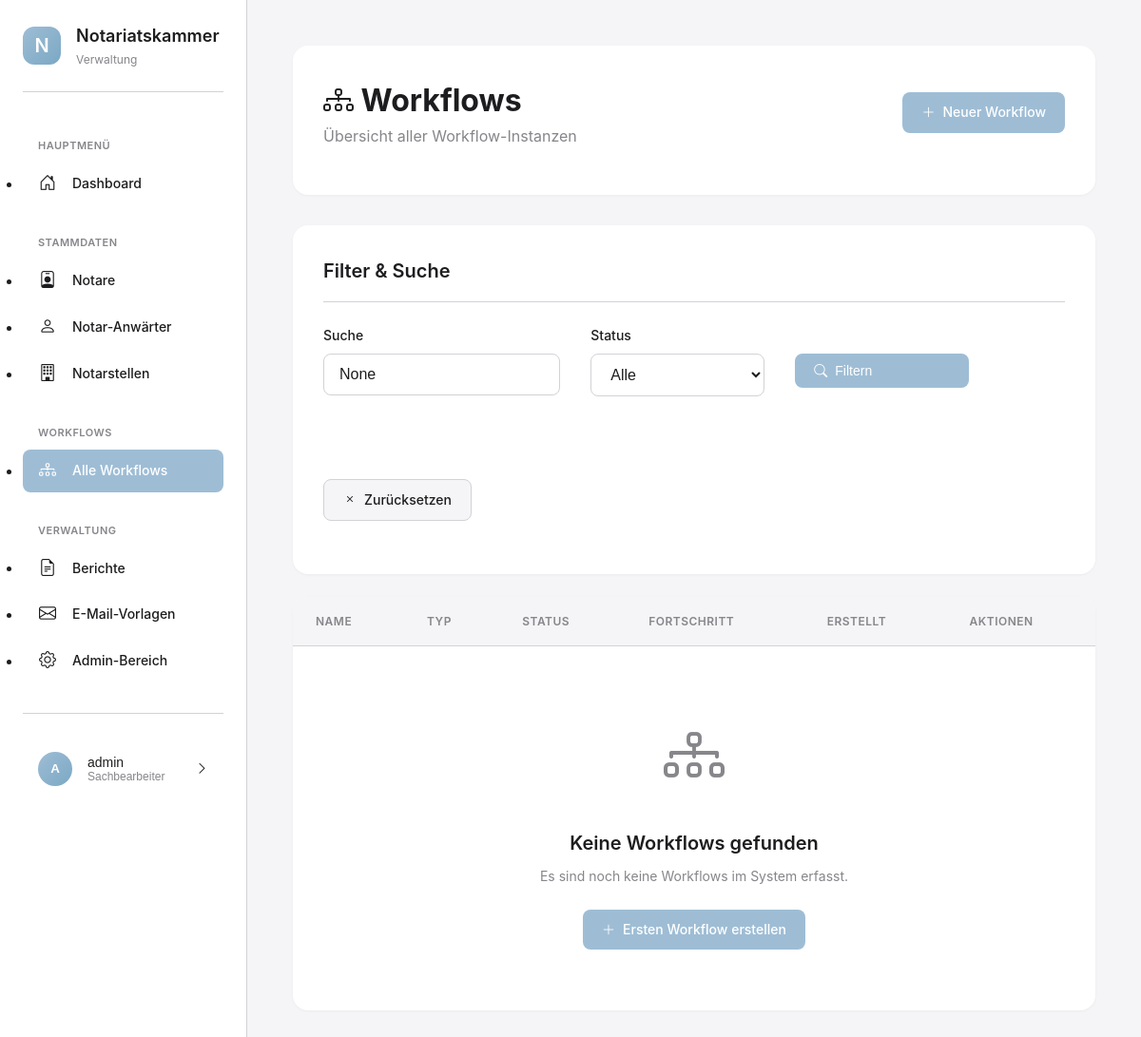
Page /workflows/ (signed in) on the earlier database version.
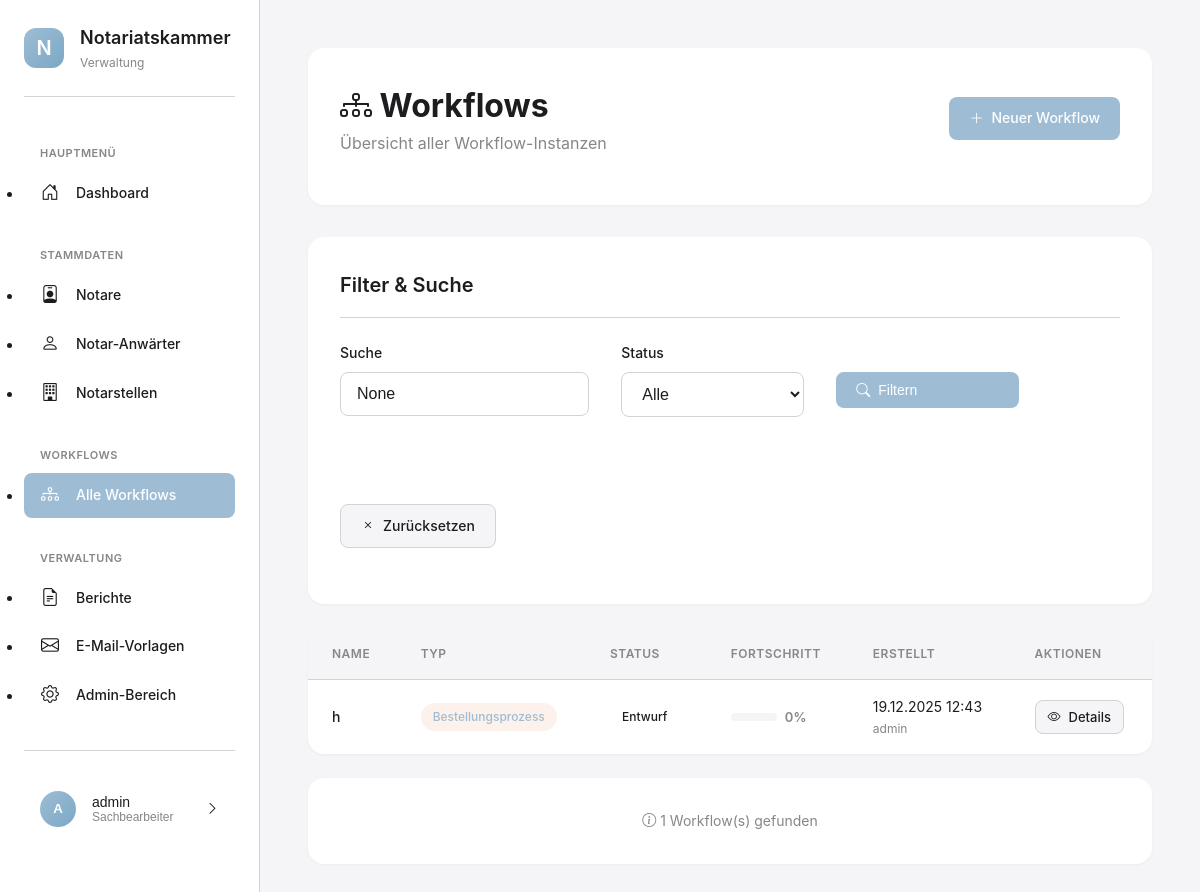
Same page on the later database version.
### apps/workflows/models.py (models this page shows, shortened)
class WorkflowInstanz(ZeitstempelModel):
    STATUS_CHOICES = [
        ('entwurf', 'Entwurf'),
        ('aktiv', 'Aktiv'),
        ('archiviert', 'Archiviert'),
    ]
    workflow_typ = models.ForeignKey(
        WorkflowTyp,
        on_delete=models.PROTECT,
        related_name='instanzen',
        verbose_name='Workflow-Typ'
    )
    name = models.CharField(
        max_length=200,
        verbose_name='Name',
        help_text='Beschreibender Name für diese Workflow-Instanz'
    )
    status = models.CharField(
        max_length=20,
        choices=STATUS_CHOICES,
        default='entwurf',
        verbose_name='Status'
    )
    erstellt_von = models.ForeignKey(
        settings.AUTH_USER_MODEL,
        on_delete=models.PROTECT,
        related_name='erstellte_workflows',
        verbose_name='Erstellt von'
    )
    archiviert_am = models.DateTimeField(
        null=True,
        blank=True,
        verbose_name='Archiviert am'
    )
    betroffene_person = models.ForeignKey(
        NotarAnwaerter,
        on_delete=models.PROTECT,
        null=True,
        blank=True,
        related_name='workflows',
        verbose_name='Betroffene Person',
        help_text='Notar-Anwärter, der betroffen ist (z.B. bei Bestellungsprozess)'
    )
    notizen = models.TextField(
        blank=True,
        verbose_name='Notizen'
    )
    class Meta:
        verbose_name = 'Workflow-Instanz'
        verbose_name_plural = 'Workflow-Instanzen'
        ordering = ['-erstellt_am']
    def fortschritt_prozent(self):
        alle_schritte = self.schritt_instanzen.count()
        if alle_schritte == 0:
            return 0
        abgeschlossene_schritte = self.schritt_instanzen.filter(
            status='completed'
        ).count()
        return int((abgeschlossene_schritte / alle_schritte) * 100)

class WorkflowTyp(ZeitstempelModel):
    name = models.CharField(
        max_length=200,
        unique=True,
        verbose_name='Name',
        help_text='Name des Workflow-Typs'
    )
    beschreibung = models.TextField(
        blank=True,
        verbose_name='Beschreibung',
        help_text='Detaillierte Beschreibung des Workflows'
    )
    ist_aktiv = models.BooleanField(
        default=True,
        verbose_name='Ist aktiv',
        help_text='Kann dieser Workflow-Typ für neue Instanzen verwendet werden?'
    )
    class Meta:
        verbose_name = 'Workflow-Typ'
        verbose_name_plural = 'Workflow-Typen'
        ordering = ['name']

### apps/benutzer/models.py (models this page shows, shortened)
class KammerBenutzer(AbstractUser):
    ROLLEN = [
        ('admin', 'Administrator'),
        ('sachbearbeiter', 'Sachbearbeiter'),
        ('leitung', 'Leitung'),
    ]
    rolle = models.CharField(
        max_length=20,
        choices=ROLLEN,
        default='sachbearbeiter',
        verbose_name='Rolle'
    )
    abteilung = models.CharField(
        max_length=100,
        blank=True,
        verbose_name='Abteilung',
        help_text='z.B. "Zulassungen", "Aufsicht", "Allgemein"'
    )
    telefon = models.CharField(
        max_length=50,
        blank=True,
        verbose_name='Telefon'
    )
    class Meta:
        verbose_name = 'Kammermitarbeiter'
        verbose_name_plural = 'Kammermitarbeiter'
        ordering = ['last_name', 'first_name']

### apps/workflows/views.py (the view)
# urls.py: path('workflows/', views.workflow_liste_view, name='workflow_liste'),
@login_required
def workflow_liste_view(request):
    workflows = WorkflowInstanz.objects.select_related(
        'workflow_typ',
        'erstellt_von',
        'betroffene_person'
    ).order_by('-erstellt_am')
    status_filter = request.GET.get('status')
    if status_filter:
        workflows = workflows.filter(status=status_filter)
    typ_filter = request.GET.get('typ')
    if typ_filter:
        workflows = workflows.filter(workflow_typ__id=typ_filter)
    suche = request.GET.get('suche')
    if suche:
        workflows = WorkflowService.workflow_suchen(suche)
    context = {
        'workflows': workflows,
        'status_filter': status_filter,
        'typ_filter': typ_filter,
        'suche': suche,
    }
    return render(request, 'workflows/workflow_liste.html', context)

### templates/workflows/workflow_liste.html (shortened to what the changed rows need)
{% extends 'base_modern.html' %}
{% load static %}
{% block content %}
<div class="page-header">
    <div class="page-header-top">
        <div>
            <h1 class="page-title">
                <i class="bi bi-diagram-3"></i> Workflows
            </h1>
        </div>
    </div>
</div>
<div class="card">
    <div class="card-header">
        <h2 class="card-title">Filter & Suche</h2>
    </div>
</div>
<div class="table-container">
    <table class="table">
        <thead>
            <tr>
                <th>Name</th>
                <th>Typ</th>
                <th>Status</th>
                <th>Fortschritt</th>
                <th>Erstellt</th>
                <th>Aktionen</th>
            </tr>
        </thead>
        <tbody>
            {% if workflows %}
                {% for workflow in workflows %}
                <tr>
                    <td>
                        <div style="font-weight: 500;">{{ workflow.name }}</div>
                    </td>
                    <td>
                        <span class="badge badge-primary">{{ workflow.workflow_typ.name }}</span>
                    </td>
                    <td>
                        {% if workflow.status == 'entwurf' %}
                            <span class="badge badge-secondary">{{ workflow.get_status_display }}</span>
                        {% elif workflow.status == 'aktiv' %}
                            <span class="badge badge-success">{{ workflow.get_status_display }}</span>
                        {% elif workflow.status == 'abgeschlossen' %}
                            <span class="badge badge-success">{{ workflow.get_status_display }}</span>
                        {% elif workflow.status == 'abgebrochen' %}
                            <span class="badge badge-danger">{{ workflow.get_status_display }}</span>
                        {% endif %}
                    </td>
                    <td>
                        <div style="display: flex; align-items: center; gap: var(--spacing-sm);">
                            <div class="progress" style="flex: 1;">
                            </div>
                            <div style="font-size: 13px; font-weight: 600; color: var(--text-secondary); min-width: 40px;">
                                {{ workflow.fortschritt_prozent }}%
                            </div>
                        </div>
                    </td>
                    <td>
                        <div>{{ workflow.erstellt_am|date:"d.m.Y H:i" }}</div>
                        <div style="font-size: 12px; color: var(--text-secondary);">
                            {{ workflow.erstellt_von.username }}
                        </div>
                    </td>
                    <td>
                        <a href="{% url 'workflow_detail' workflow.id %}" class="btn btn-secondary btn-sm">
                            <i class="bi bi-eye"></i>
                            Details
                        </a>
                    </td>
                </tr>
                {% endfor %}
            {% else %}
                <tr>
                    <td colspan="7">
                        <div class="empty-state">
                            <div class="empty-state-icon">
                                <i class="bi bi-diagram-3"></i>
                            </div>
                            <h3 class="empty-state-title">Keine Workflows gefunden</h3>
                            <p class="empty-state-text">
                                {% if status_filter or suche %}
                                Keine Workflows entsprechen den gewählten Filterkriterien.
                                {% else %}
                                Es sind noch keine Workflows im System erfasst.
                                {% endif %}
                            </p>
                            {% if not status_filter and not suche %}
                            <a href="{% url 'workflow_erstellen' %}" class="btn btn-primary">
                                <i class="bi bi-plus-lg"></i>
                                Ersten Workflow erstellen
                            </a>
                            {% endif %}
                        </div>
                    </td>
                </tr>
            {% endif %}
        </tbody>
    </table>
</div>
{% if workflows %}
<div class="card" style="margin-top: var(--spacing-lg);">
    <div class="card-body" style="text-align: center; color: var(--text-secondary); font-size: 14px;">
        <i class="bi bi-info-circle"></i>
        {{ workflows.count }} Workflow(s) gefunden
    </div>
</div>
{% endif %}
{% endblock %}

Differences in the rows shown:
added WorkflowInstanz: name "h", workflow_typ.name "Bestellungsprozess", status "Entwurf", fortschritt_prozent "0", erstellt_am "19.12.2025 12:43", erstellt_von.username "admin"
Other differences:
{{ workflows.count }}: (not shown) → "1"
text no longer shown: "Keine Workflows gefunden Es sind noch keine Workflows im System erfasst. Ersten Workflow erstellen"
text now shown: "Workflow(s) gefunden"
